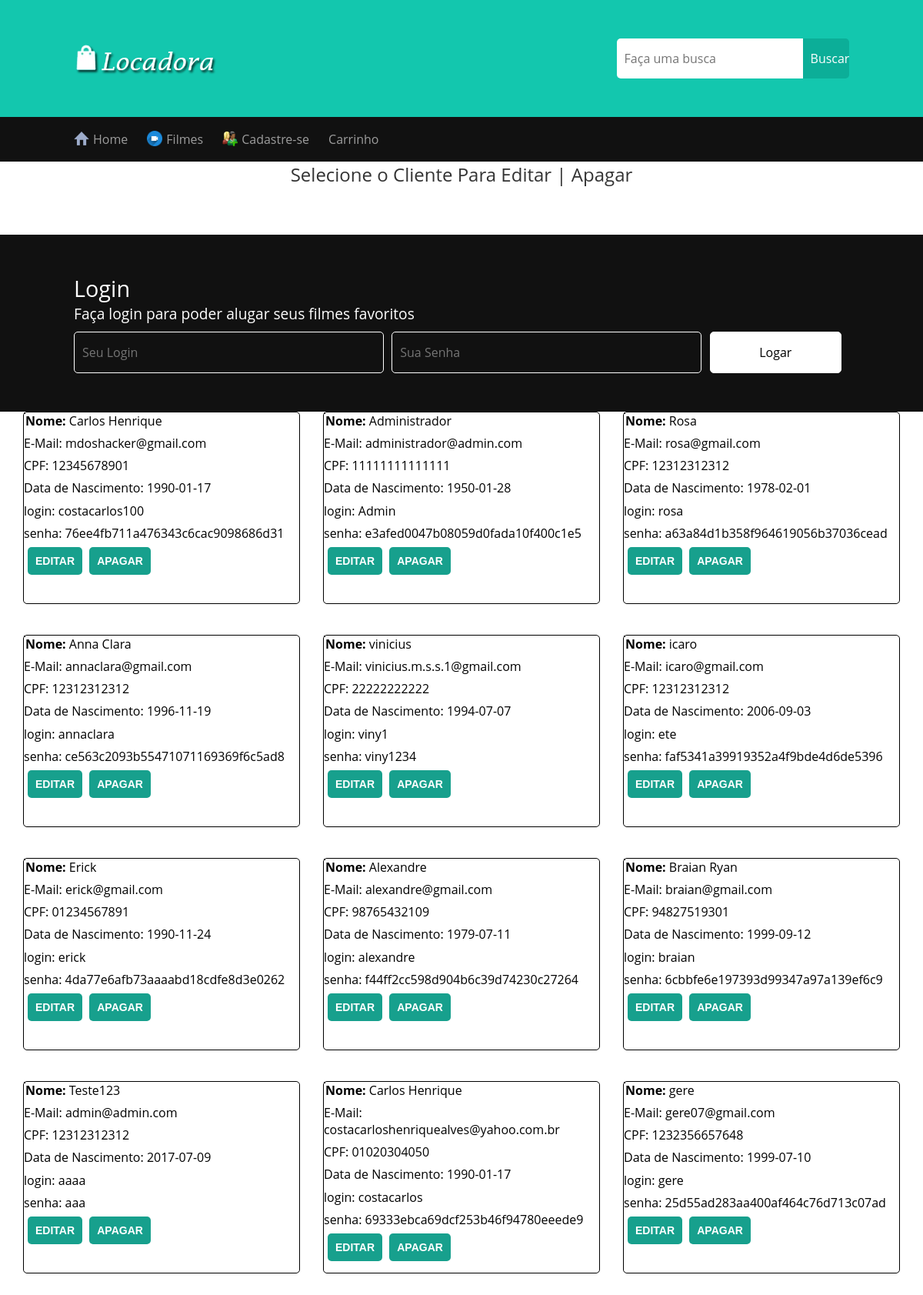
/paginas/editaCliente.php, run on the app's committed database.
### tables this page shows
CREATE TABLE `cliente` (
  `idCliente` int(2) NOT NULL,
  `nome` varchar(80) NOT NULL,
  `email` varchar(70) NOT NULL,
  `cpf` char(14) NOT NULL,
  `data_nascimento` date DEFAULT NULL,
  `login` varchar(50) NOT NULL,
  `senha` varchar(255) NOT NULL,
  `permissao` int(1) NOT NULL DEFAULT '2',
  `quant_loc` int(11) DEFAULT '0',
  `idFoto` int(11) DEFAULT '2000'
);

### paginas/editaCliente.php (the view, shortened to what this page needs)
<!DOCTYPE html>
<html>
  <head>
	<link rel="stylesheet" href="../css/styles.css" />
	<link rel="stylesheet" href="../css/materialize.css" />
  </head>
  <body>
    <header class="cabecalho">
	  <h1 class="logo">
		<a href="index.php" title="Locadora"><img src="../img/logo.png" /></a>
	  </h1>
	  <form method="POST" action="produtos.php">
	    <input type="text" placeholder="Faça uma busca" name="buscarFilmess">
		<input type="submit" value="Buscar">
	  </form>
    </header>
	<nav class="menu">
	  <ul>
	    <li><img src="../img/icons/home.png"/><a href="../index.php">Home</a> </li>
	    <li><img src="../img/icons/video.png"/> <a href="produtos.php">Filmes</a> </li>
		<li><img src="../img/icons/cadastro2.png"/> <a href="clientes.php">Cadastre-se</a> </li>
	    <li> <a href="carrinho.php">Carrinho</a> </li>
		<?php
			include_once("../php/buscadorDeFilmes.php");
		echo "</ul>";
	  ?>
	</nav>
	<main class="principal">
	<center>
		<h2>Selecione o Cliente Para Editar | Apagar</h2>
	</center>
	<br>
	</main>
	<section class="login">
	  <h3>Login</h3>
	  <p>Faça login para poder alugar seus filmes favoritos</p>
	  <form method="POST" action='../php/acoes/login.php' >
	    <input type="text" placeholder="Seu Login" name="logEntrar">
	    <input type="password" placeholder="Sua Senha" name="passEntrar">
		<input type="submit" value="Logar" id="btnLogar">
	  </form>
	</section>
  </body>
</html>
<?php
	   	require("../php/conection.php");
		$sql="SELECT * FROM cliente;";
		$result=$conexao->query($sql);
		if($result){
			while($linha=$result->fetch_assoc()){
				$idCliente = $linha['idCliente'];
				$nome = $linha['nome'];
				$email = $linha['email'];
				$cpf = $linha['cpf'];
				$data_nascimento = $linha['data_nascimento'];
				$login = $linha['login'];
				$senha = $linha['senha'];
			   echo "<div class='filmesOrdem'>";
				 echo "<div class='foto'>";
				 echo "</div>";
				 echo "<h3><span>Nome:</span> $nome</h3>";
				 echo "<h3>E-Mail: $email</h3>";
				 echo "<h3>CPF: $cpf</h3>";
				 echo "<h3>Data de Nascimento: $data_nascimento</h3>";
				 echo "<h3>login: $login</h3>";
				  echo "<h3>senha: $senha</h3>";
				 echo "<h3><a href='editores/editarCliente.php?id=$idCliente'><input type='submit' class='btnAluga btn-green' value='Editar'></a>   <a href='../php/acoes/apagaCliente.php?apaga=$idCliente'><input type='submit' class='btnAluga btn-green' value='Apagar'></a></h3>";
				echo "</div>";
		    }
		 }

### css/styles.css (style rules this page uses)
* { margin:0; padding:0; font-size:100%;font-family: 'Open Sans', sans-serif; font-weight:normal; box-sizing:border-box; border:none; outline:none; }
img { max-width:100%; }
ul { list-style:none }
a { text-decoration:none; }
h2 { font-size:1.5em; color:#333; }
p { font-size:1em; color:#777; }
header.cabecalho { width:100%; float:left; padding:50px 8%; background-color:#13c7ae; }
h1.logo a { width:221px; height:48px; float:left; font-size:0; }
header.cabecalho form { width:30%; float: right; cursor: pointer; margin:0; }
header.cabecalho input[type="text"] { width:80%; float:left; padding:15px 10px; border-radius:5px 0 0 5px; }
header.cabecalho input[type="submit"] { width:20%; float:right; padding:15px 10px; background-color:#0cae98; color:#fff; border-radius:0 5px 5px 0; }
nav.menu { width:100%; float:left; background-color:#111; padding:18px 8%; }
nav.menu li { float:left; }
nav.menu li a { color:#9d9d9d; margin-right:25px; }
nav.menu li img { width:20px; float:left; margin-right:5px; }
section.login form { width:100%; float:left; margin-top:10px; display:block; clear:both; }
section.login input { width:40%; margin-right:1%; padding:15px 10px; border:1px solid #ffffff; border-radius:5px; color:#fff; background-color:initial; float:left; }
section.login input#btnLogar { width:17%; background-color:#fff; border-radius:5px; padding:15px 10px; float:right; color:#000; }
section.login { width:100%; float:left; background-color:#111; padding:50px 8%; margin-top:40px; }
section.login h3 { font-size:1.8em; color:#fff; }
section.login p { font-size:1.2em; color:#fff; }
main.principal { width:100%; height:100%; }
div.filmesOrdem { border:1px solid #000;width:30%;height:250px;float:left;margin-bottom:40px; margin-left:30px; border-radius:5px; display:block; }
div.filmesOrdem h3 { margin-bottom:2%; overflow:hidden; }
div.filmesOrdem h3 span { font-weight:bold; }
div.filmesOrdem h3 a { font-weight:bold; font-size:13pt; color:#ff0000; }
div.foto { border:1px solid #000; float:left; }
a.btnAluga,input.btnAluga { font-family:arial; font-size:14px; text-transform:uppercase; font-weight:700; border:none; padding:10px; margin-left:5px; border-radius:5px; }
a.btn-green,input.btn-green { background:#17a08d; color:#fff; }

### data on the page
cliente: nome "Carlos Henrique", email "mdoshacker@gmail.com", cpf "12345678901", data_nascimento "1990-01-17", login "costacarlos100", senha "76ee4fb711a476343c6cac9098686d31"
cliente: nome "Administrador", email "administrador@admin.com", cpf "11111111111111", data_nascimento "1950-01-28", login "Admin", senha "e3afed0047b08059d0fada10f400c1e5"
cliente: nome "Rosa", email "rosa@gmail.com", cpf "12312312312", data_nascimento "1978-02-01", login "rosa", senha "a63a84d1b358f964619056b37036cead"
cliente: nome "Anna Clara", email "annaclara@gmail.com", cpf "12312312312", data_nascimento "1996-11-19", login "annaclara", senha "ce563c2093b55471071169369f6c5ad8"
cliente: nome "vinicius", email "vinicius.m.s.s.1@gmail.com", cpf "22222222222", data_nascimento "1994-07-07", login "viny1", senha "viny1234"
cliente: nome "icaro", email "icaro@gmail.com", cpf "12312312312", data_nascimento "2006-09-03", login "ete", senha "faf5341a39919352a4f9bde4d6de5396"
cliente: nome "Erick", email "erick@gmail.com", cpf "01234567891", data_nascimento "1990-11-24", login "erick", senha "4da77e6afb73aaaabd18cdfe8d3e0262"
cliente: nome "Alexandre", email "alexandre@gmail.com", cpf "98765432109", data_nascimento "1979-07-11", login "alexandre", senha "f44ff2cc598d904b6c39d74230c27264"
cliente: nome "Braian Ryan", email "braian@gmail.com", cpf "94827519301", data_nascimento "1999-09-12", login "braian", senha "6cbbfe6e197393d99347a97a139ef6c9"
cliente: nome "Teste123", email "admin@admin.com", cpf "12312312312", data_nascimento "2017-07-09", login "aaaa", senha "aaa"
cliente: nome "Carlos Henrique", email "costacarloshenriquealves@yahoo.com.br", cpf "01020304050", data_nascimento "1990-01-17", login "costacarlos", senha "69333ebca69dcf253b46f94780eeede9"
cliente: nome "gere", email "gere07@gmail.com", cpf "1232356657648", data_nascimento "1999-07-10", login "gere", senha "25d55ad283aa400af464c76d713c07ad"
